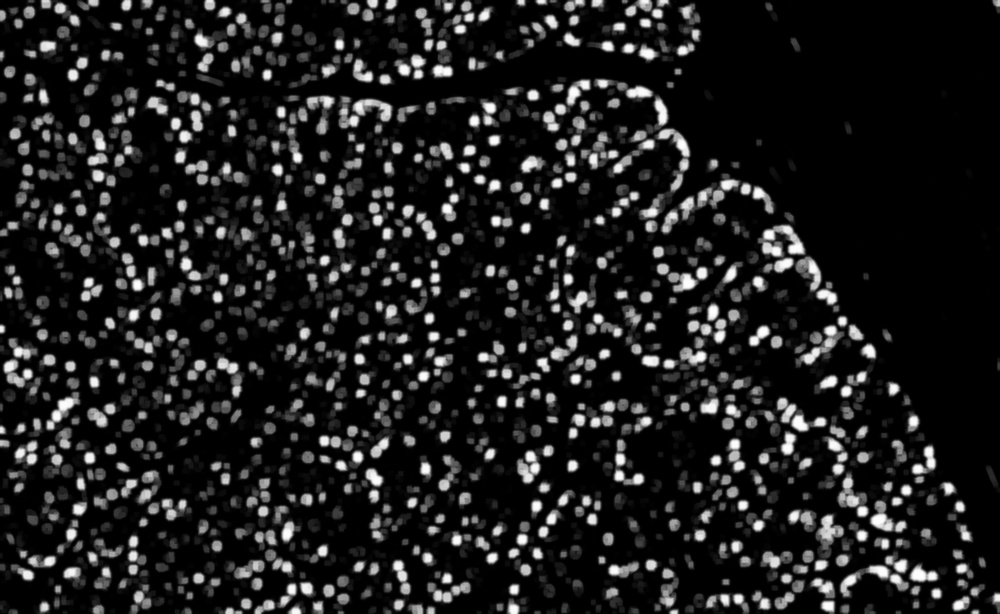
#> input picture op images/opened.jpg, 1000 x 614 px, shrunk from 2266 x 1391 before the run, found by its file name
$ python 'count nuclei.py'
#> lines starting #> are read from the running program, lines starting #| are printed output that depends on the picture
#import libraries
import imageio
from scipy import ndimage

# load image
opened = imageio.imread('opened.jpg')
#> opened is the input picture: shape (614, 1000); min 0, max 255, mean 30.9

# smooth the image using Gaussian filter with sigma = 1 (to remove small objects in the background)

filtered = ndimage.gaussian_filter(opened, 1)
T = 75 # set size threshold manually

# find connected components
labeled, number = ndimage.label(filtered > T) #only give the image components with pixel size greater than T value
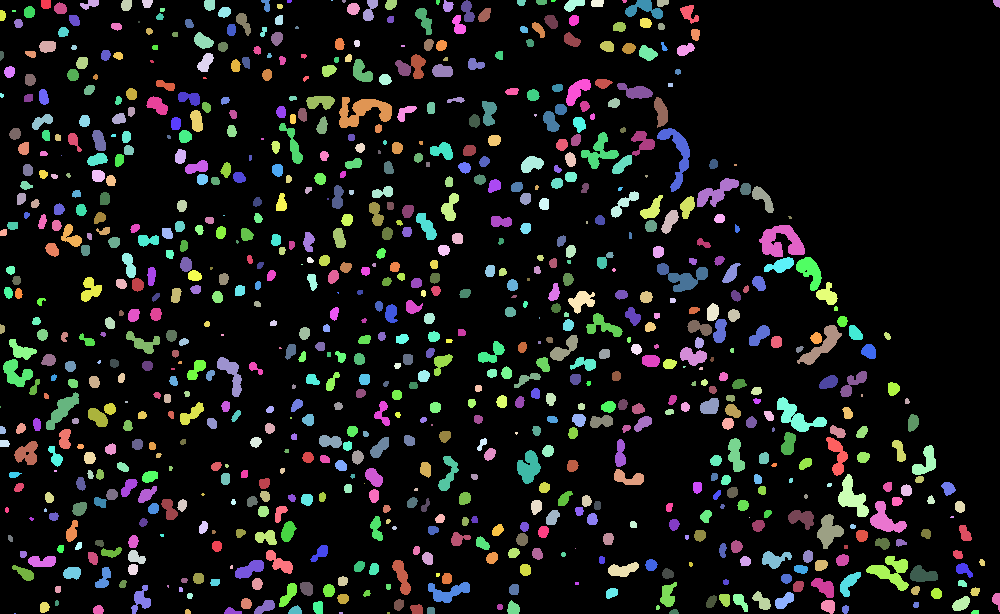
#> labeled: shape (614, 1000) int32; 852 distinct labels, from 0 to 851; one colour per label, 0 black
#> number = 851
#labeled gives an integer array where each unique feature in the input has a unique label in the returned array
#number gives the number of components (nuclei) detected in the image based on the threshold limit
print ("Number of nuclei in the image is %d " % number)
#| Number of nuclei in the image is 851

# show labeled image

import matplotlib.pyplot as plt
plt.figure(figsize=(20,20))
plt.imsave('labeled.jpg', labeled)
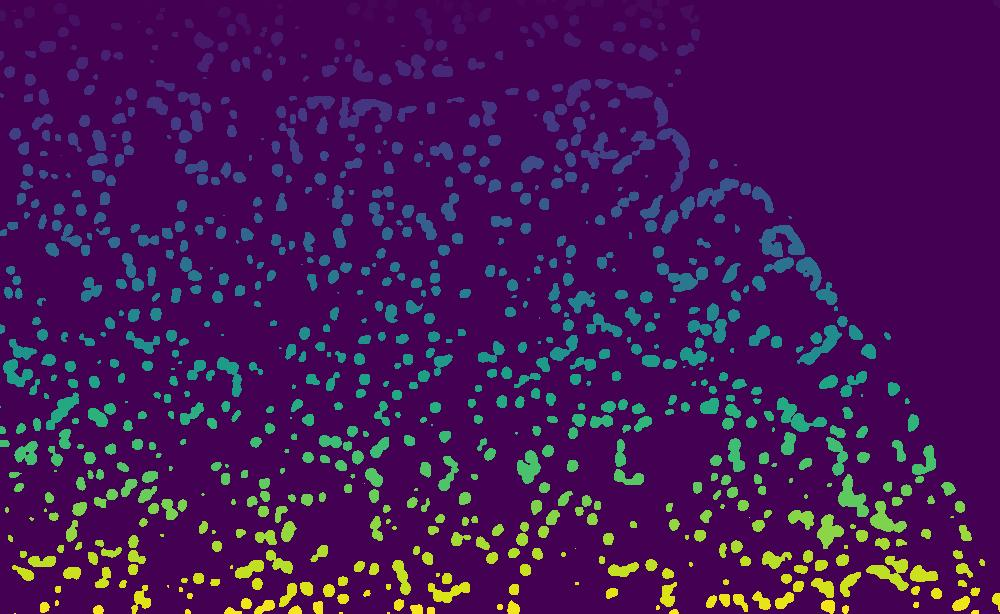
#> saved as labeled.jpg: shape (614, 1000, 3); mean R, G, B 70.2, 21.5, 87
plt.imshow(labeled,cmap='gray',vmax=255,vmin=0)
plt.show()
